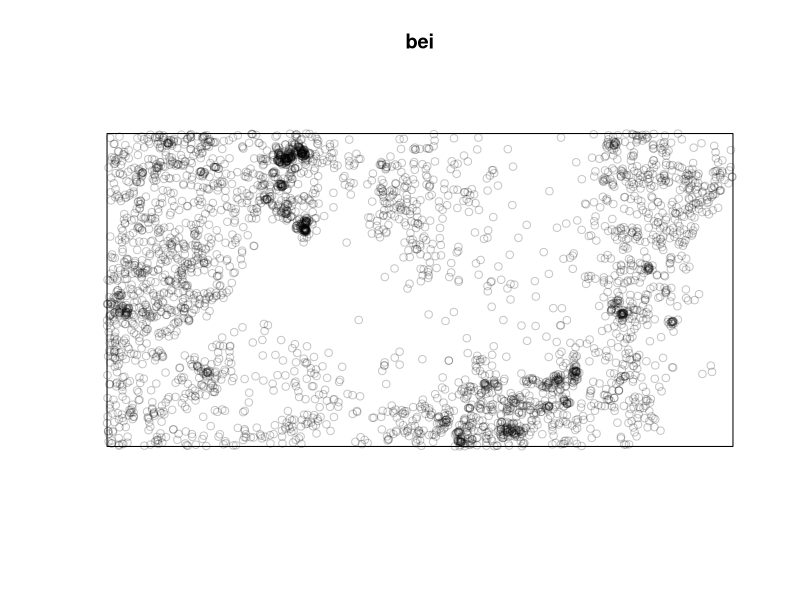
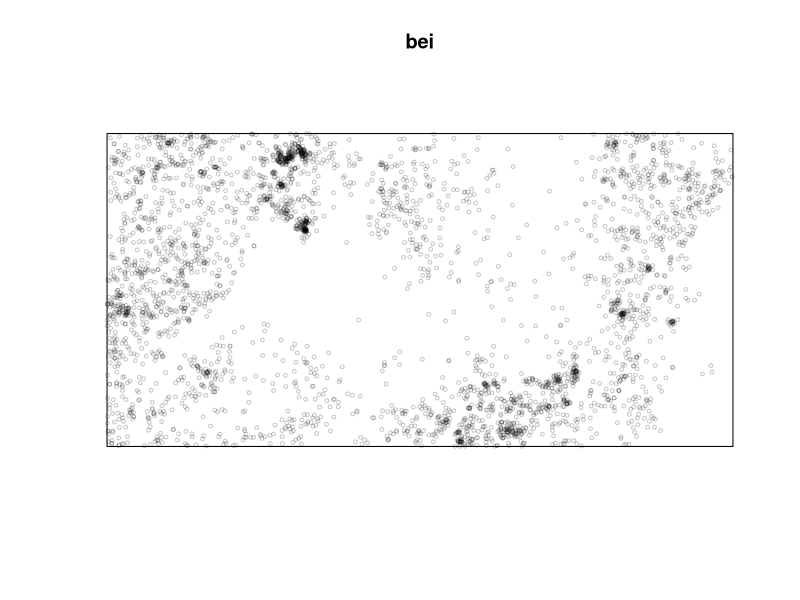
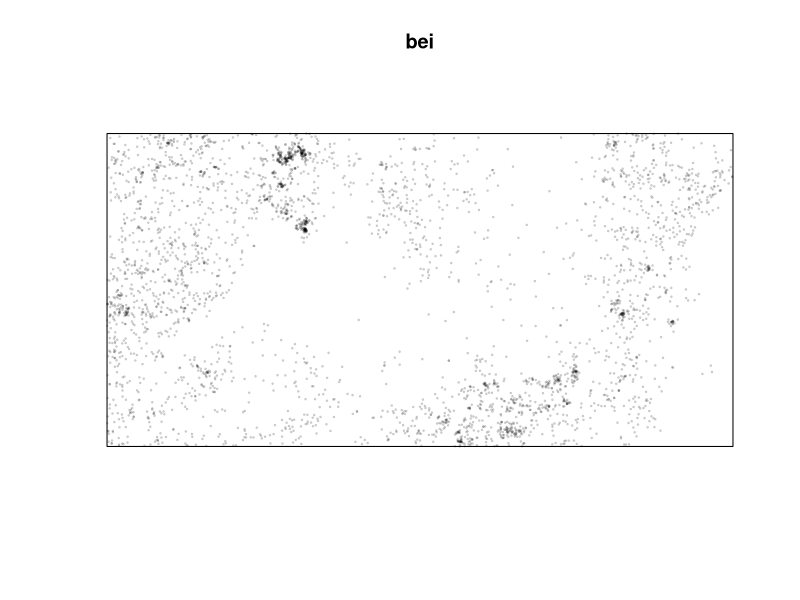
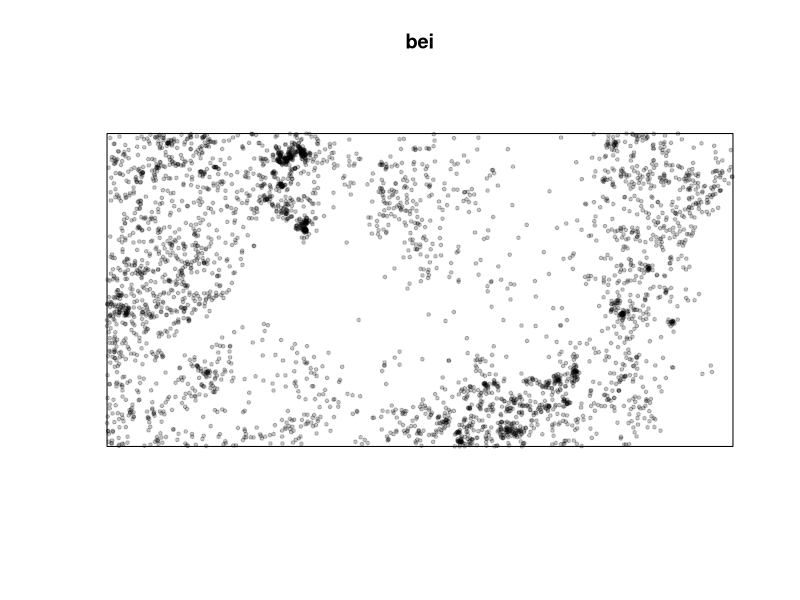
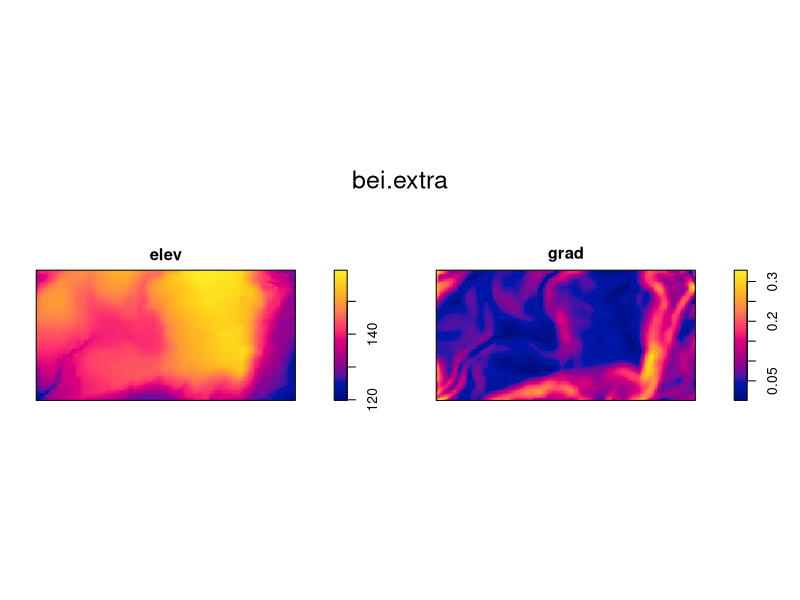
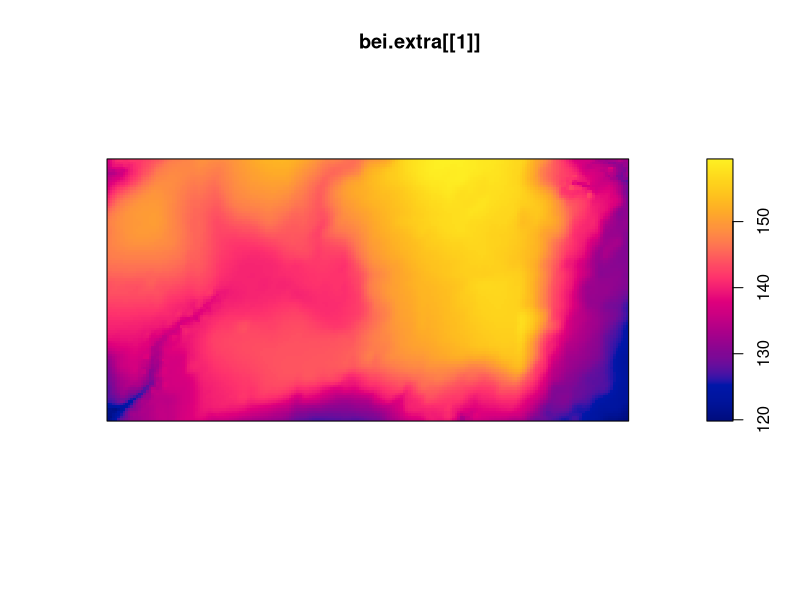
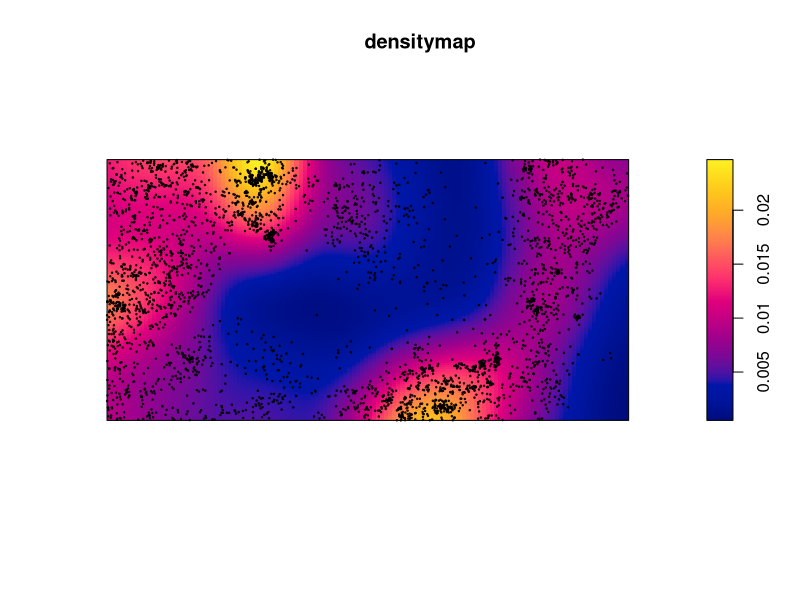
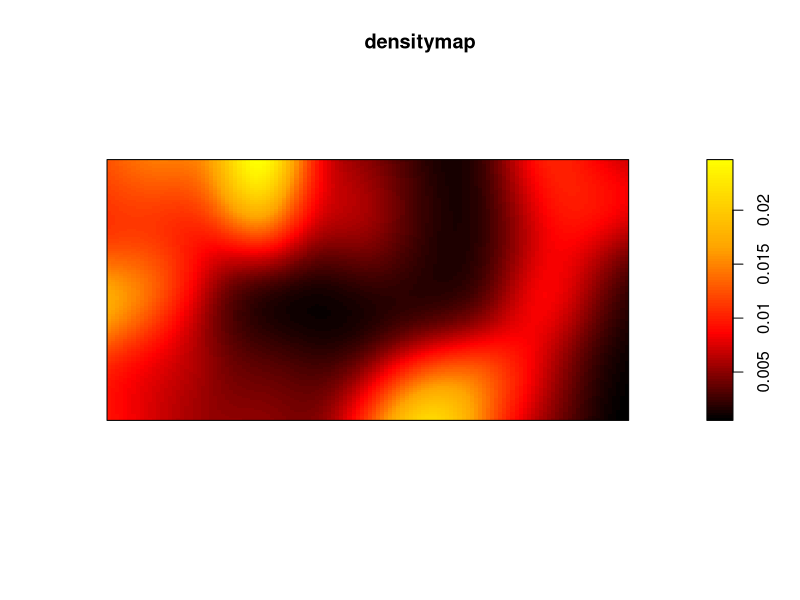

Generate these figures, in order, with R:
# recap of the last lecture

library(spatstat)

bei
plot(bei)
plot(bei, cex=.5)
plot(bei, cex=.2)
plot(bei, pch=19, cex=.5) 

bei.extra
plot(bei.extra)
plot(bei.extra[[1]])

# recalling the package "terra"
library(terra)

# passing from points to continous surface (also called interpolation)
densitymap <- density(bei)
densitymap
plot(densitymap)

# to put points on top of the image
points(bei, cex=.2)

# avoid using colours like blue, red, and green in order to help daltonic people
colorRampPalette

cl <- colorRampPalette(c("black", "red", "orange", "yellow"))(100)
# pay attention: use "" for each colour
# the "c" means "concatenate; it stresses that two things are part of the same array
# "100" is the gradient
plot(densitymap, col=cl)

# by lowering the gradient, the transition between the different colours becomes sharper
cl <- colorRampPalette(c("black", "red", "orange", "yellow"))(4)
plot(densitymap, col=cl)

# exercise! change the colours without using green, red, or blue together
crp <- colorRampPalette(c("grey1", "maroon3", "sienna2", "gold"))(100)
plot(densitymap, col=crp)

#
plot(bei.extra)
elev <- bei.extra[[1]]
# (we use two "[[" as we are dealing with an image (2D))
plot(elev)

# remember that you could have also used the "$" to recall an element within a dataset: bei.extra$elev


# "multiframing" means plotting many things together
# the function "par" helps us to state how many columns will be present in the plot
par(mfrow=c(1,2))
plot(densitymap)
plot(elev)

# if we want two rows and one column
par(mfrow=c(2,1))
plot(densitymap)
plot(elev)

# multiframing is super useful to find correlations between variables

# exercise! make a plot with one row, three columns, and bei, density and elevation (in this order) as the "arguments" of the plots
par(mfrow=c(1,3))
plot(bei)
plot(densitymap)
plot(elev)
